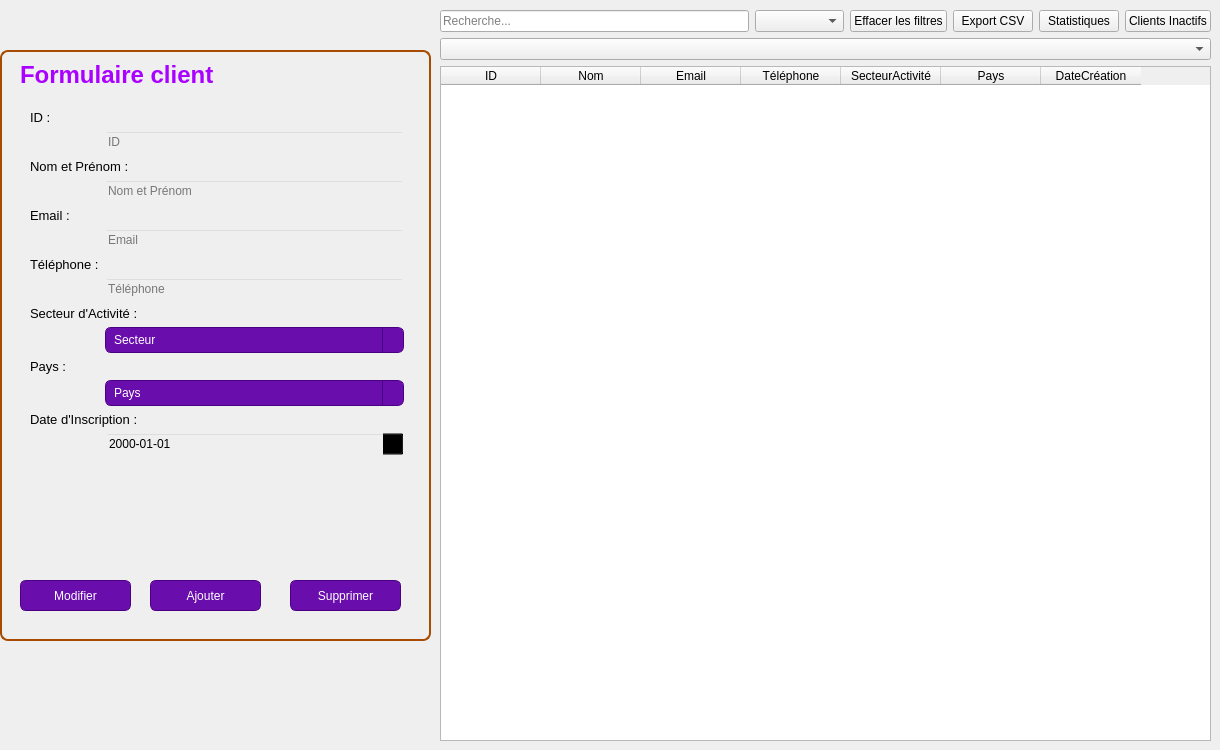
      <widget class="QWidget" name="page_client">
       <widget class="QWidget" name="layoutWidget_2">
        <property name="geometry">
         <rect>
          <x>440</x>
          <y>10</y>
          <width>771</width>
          <height>731</height>
         </rect>
        </property>
        <layout class="QVBoxLayout" name="verticalLayout_5">
         <item>
          <layout class="QHBoxLayout" name="horizontalLayout_4">
           <item>
            <widget class="QLineEdit" name="leSearch_6">
             <property name="styleSheet">
              <string notr="true">QGroupBox {
    border: 2px solid #A64B00;
    border-radius: 8px;
    margin-top: 20px;
    background: qlineargradient(
        x1:0, y1:0, x2:1, y2:1,
        stop:0 white,
        stop:1 #FB8C00
    );
}

QGroupBox::title {
    subcontrol-origin: margin;
    subcontrol-position: top left;
    padding: 4px;
    color: white;
    font-weight: bold;
}

QGroupBox * {
    background: transparent;
    color: black;
}

QGroupBox QPushButton {
    background: #6A0DAD;         /* Mauve */
    color: white;
    border: 1px solid #4B0082;
    border-radius: 6px;
    padding: 5px 10px;
}

QGroupBox QPushButton:hover {
    background: #1B1B3A;         /* Bleu foncé au survol */
}

QGroupBox QComboBox {
    background: #6A0DAD;         /* Mauve */
    color: white;
    border: 1px solid #4B0082;
    border-radius: 6px;
    padding: 4px 8px;
}

QGroupBox QComboBox:hover {
    background: #1B1B3A;         /* Bleu foncé au survol */
}

QGroupBox QComboBox::drop-down {
    subcontrol-origin: padding;
    subcontrol-position: top right;
    width: 20px;
    border-left: 1px solid #4B0082;
    border-top-right-radius: 6px;
    border-bottom-right-radius: 6px;
    background: #6A0DAD;         /* Même mauve que le QComboBox */
}

QGroupBox QComboBox::down-arrow {
    width: 12px;
    height: 12px;
}</string>
             </property>
             <property name="placeholderText">
              <string>Recherche...</string>
             </property>
            </widget>
           </item>
           <item>
            <widget class="QComboBox" name="cbPaysF_6">
             <property name="styleSheet">
              <string notr="true">QGroupBox {
    border: 2px solid #A64B00;
    border-radius: 8px;
    margin-top: 20px;
    background: qlineargradient(
        x1:0, y1:0, x2:1, y2:1,
        stop:0 white,
        stop:1 #FB8C00
    );
}

QGroupBox::title {
    subcontrol-origin: margin;
    subcontrol-position: top left;
    padding: 4px;
    color: white;
    font-weight: bold;
}

QGroupBox * {
    background: transparent;
    color: black;
}

QGroupBox QPushButton {
    background: #6A0DAD;         /* Mauve */
    color: white;
    border: 1px solid #4B0082;
    border-radius: 6px;
    padding: 5px 10px;
}

QGroupBox QPushButton:hover {
    background: #1B1B3A;         /* Bleu foncé au survol */
}

QGroupBox QComboBox {
    background: #6A0DAD;         /* Mauve */
    color: white;
    border: 1px solid #4B0082;
    border-radius: 6px;
    padding: 4px 8px;
}

QGroupBox QComboBox:hover {
    background: #1B1B3A;         /* Bleu foncé au survol */
}

QGroupBox QComboBox::drop-down {
    subcontrol-origin: padding;
    subcontrol-position: top right;
    width: 20px;
    border-left: 1px solid #4B0082;
    border-top-right-radius: 6px;
    border-bottom-right-radius: 6px;
    background: #6A0DAD;         /* Même mauve que le QComboBox */
}

QGroupBox QComboBox::down-arrow {
    width: 12px;
    height: 12px;
}</string>
             </property>
             <property name="iconSize">
              <size>
               <width>16</width>
               <height>21</height>
              </size>
             </property>
             <property name="placeholderText">
              <string>Pays</string>
             </property>
             <item>
              <property name="text">
               <string>Pays</string>
              </property>
             </item>
             <item>
              <property name="text">
               <string>Tunisie</string>
              </property>
             </item>
             <item>
              <property name="text">
               <string>Algérie</string>
              </property>
             </item>
             <item>
              <property name="text">
               <string>France</string>
              </property>
             </item>
             <item>
              <property name="text">
               <string>Italie</string>
              </property>
             </item>
             <item>
              <property name="text">
               <string>Allemagne</string>
              </property>
             </item>
            </widget>
           </item>
           <item>
            <widget class="QPushButton" name="btnClearFilter_6">
             <property name="styleSheet">
              <string notr="true">QGroupBox {
    border: 2px solid #A64B00;
    border-radius: 8px;
    margin-top: 20px;
    background: qlineargradient(
        x1:0, y1:0, x2:1, y2:1,
        stop:0 white,
        stop:1 #FB8C00
    );
}

QGroupBox::title {
    subcontrol-origin: margin;
    subcontrol-position: top left;
    padding: 4px;
    color: white;
    font-weight: bold;
}

QGroupBox * {
    background: transparent;
    color: black;
}

QGroupBox QPushButton {
    background: #6A0DAD;         /* Mauve */
    color: white;
    border: 1px solid #4B0082;
    border-radius: 6px;
    padding: 5px 10px;
}

QGroupBox QPushButton:hover {
    background: #1B1B3A;         /* Bleu foncé au survol */
}

QGroupBox QComboBox {
    background: #6A0DAD;         /* Mauve */
    color: white;
    border: 1px solid #4B0082;
    border-radius: 6px;
    padding: 4px 8px;
}

QGroupBox QComboBox:hover {
    background: #1B1B3A;         /* Bleu foncé au survol */
}

QGroupBox QComboBox::drop-down {
    subcontrol-origin: padding;
    subcontrol-position: top right;
    width: 20px;
    border-left: 1px solid #4B0082;
    border-top-right-radius: 6px;
    border-bottom-right-radius: 6px;
    background: #6A0DAD;         /* Même mauve que le QComboBox */
}

QGroupBox QComboBox::down-arrow {
    width: 12px;
    height: 12px;
}</string>
             </property>
             <property name="text">
              <string>Effacer les filtres</string>
             </property>
            </widget>
           </item>
           <item>
            <widget class="QPushButton" name="pushButton_7">
             <property name="styleSheet">
              <string notr="true">QGroupBox {
    border: 2px solid #A64B00;
    border-radius: 8px;
    margin-top: 20px;
    background: qlineargradient(
        x1:0, y1:0, x2:1, y2:1,
        stop:0 white,
        stop:1 #FB8C00
    );
}

QGroupBox::title {
    subcontrol-origin: margin;
    subcontrol-position: top left;
    padding: 4px;
    color: white;
    font-weight: bold;
}

QGroupBox * {
    background: transparent;
    color: black;
}

QGroupBox QPushButton {
    background: #6A0DAD;         /* Mauve */
    color: white;
    border: 1px solid #4B0082;
    border-radius: 6px;
    padding: 5px 10px;
}

QGroupBox QPushButton:hover {
    background: #1B1B3A;         /* Bleu foncé au survol */
}

QGroupBox QComboBox {
    background: #6A0DAD;         /* Mauve */
    color: white;
    border: 1px solid #4B0082;
    border-radius: 6px;
    padding: 4px 8px;
}

QGroupBox QComboBox:hover {
    background: #1B1B3A;         /* Bleu foncé au survol */
}

QGroupBox QComboBox::drop-down {
    subcontrol-origin: padding;
    subcontrol-position: top right;
    width: 20px;
    border-left: 1px solid #4B0082;
    border-top-right-radius: 6px;
    border-bottom-right-radius: 6px;
    background: #6A0DAD;         /* Même mauve que le QComboBox */
}

QGroupBox QComboBox::down-arrow {
    width: 12px;
    height: 12px;
}</string>
             </property>
             <property name="text">
              <string>Export CSV</string>
             </property>
            </widget>
           </item>
           <item>
            <widget class="QPushButton" name="pushButton_8">
             <property name="styleSheet">
              <string notr="true">QGroupBox {
    border: 2px solid #A64B00;
    border-radius: 8px;
    margin-top: 20px;
    background: qlineargradient(
        x1:0, y1:0, x2:1, y2:1,
        stop:0 white,
        stop:1 #FB8C00
    );
}

QGroupBox::title {
    subcontrol-origin: margin;
    subcontrol-position: top left;
    padding: 4px;
    color: white;
    font-weight: bold;
}

QGroupBox * {
    background: transparent;
    color: black;
}

QGroupBox QPushButton {
    background: #6A0DAD;         /* Mauve */
    color: white;
    border: 1px solid #4B0082;
    border-radius: 6px;
    padding: 5px 10px;
}

QGroupBox QPushButton:hover {
    background: #1B1B3A;         /* Bleu foncé au survol */
}

QGroupBox QComboBox {
    background: #6A0DAD;         /* Mauve */
    color: white;
    border: 1px solid #4B0082;
    border-radius: 6px;
    padding: 4px 8px;
}

QGroupBox QComboBox:hover {
    background: #1B1B3A;         /* Bleu foncé au survol */
}

QGroupBox QComboBox::drop-down {
    subcontrol-origin: padding;
    subcontrol-position: top right;
    width: 20px;
    border-left: 1px solid #4B0082;
    border-top-right-radius: 6px;
    border-bottom-right-radius: 6px;
    background: #6A0DAD;         /* Même mauve que le QComboBox */
}

QGroupBox QComboBox::down-arrow {
    width: 12px;
    height: 12px;
}</string>
             </property>
             <property name="text">
              <string>Statistiques</string>
             </property>
            </widget>
           </item>
           <item>
            <widget class="QPushButton" name="pushButton_6">
             <property name="styleSheet">
              <string notr="true">QGroupBox {
    border: 2px solid #A64B00;
    border-radius: 8px;
    margin-top: 20px;
    background: qlineargradient(
        x1:0, y1:0, x2:1, y2:1,
        stop:0 white,
        stop:1 #FB8C00
    );
}

QGroupBox::title {
    subcontrol-origin: margin;
    subcontrol-position: top left;
    padding: 4px;
    color: white;
    font-weight: bold;
}

QGroupBox * {
    background: transparent;
    color: black;
}

QGroupBox QPushButton {
    background: #6A0DAD;         /* Mauve */
    color: white;
    border: 1px solid #4B0082;
    border-radius: 6px;
    padding: 5px 10px;
}

QGroupBox QPushButton:hover {
    background: #1B1B3A;         /* Bleu foncé au survol */
}

QGroupBox QComboBox {
    background: #6A0DAD;         /* Mauve */
    color: white;
    border: 1px solid #4B0082;
    border-radius: 6px;
    padding: 4px 8px;
}

QGroupBox QComboBox:hover {
    background: #1B1B3A;         /* Bleu foncé au survol */
}

QGroupBox QComboBox::drop-down {
    subcontrol-origin: padding;
    subcontrol-position: top right;
    width: 20px;
    border-left: 1px solid #4B0082;
    border-top-right-radius: 6px;
    border-bottom-right-radius: 6px;
    background: #6A0DAD;         /* Même mauve que le QComboBox */
}

QGroupBox QComboBox::down-arrow {
    width: 12px;
    height: 12px;
}</string>
             </property>
             <property name="text">
              <string>Clients Inactifs</string>
             </property>
            </widget>
           </item>
          </layout>
         </item>
         <item>
          <widget class="QComboBox" name="cbSecteurF_6">
           <property name="minimumSize">
            <size>
             <width>174</width>
             <height>22</height>
            </size>
           </property>
           <property name="styleSheet">
            <string notr="true">QGroupBox {
    border: 2px solid #A64B00;
    border-radius: 8px;
    margin-top: 20px;
    background: qlineargradient(
        x1:0, y1:0, x2:1, y2:1,
        stop:0 white,
        stop:1 #FB8C00
    );
}

QGroupBox::title {
    subcontrol-origin: margin;
    subcontrol-position: top left;
    padding: 4px;
    color: white;
    font-weight: bold;
}

QGroupBox * {
    background: transparent;
    color: black;
}

QGroupBox QPushButton {
    background: #6A0DAD;         /* Mauve */
    color: white;
    border: 1px solid #4B0082;
    border-radius: 6px;
    padding: 5px 10px;
}

QGroupBox QPushButton:hover {
    background: #1B1B3A;         /* Bleu foncé au survol */
}

QGroupBox QComboBox {
    background: #6A0DAD;         /* Mauve */
    color: white;
    border: 1px solid #4B0082;
    border-radius: 6px;
    padding: 4px 8px;
}

QGroupBox QComboBox:hover {
    background: #1B1B3A;         /* Bleu foncé au survol */
}

QGroupBox QComboBox::drop-down {
    subcontrol-origin: padding;
    subcontrol-position: top right;
    width: 20px;
    border-left: 1px solid #4B0082;
    border-top-right-radius: 6px;
    border-bottom-right-radius: 6px;
    background: #6A0DAD;         /* Même mauve que le QComboBox */
}

QGroupBox QComboBox::down-arrow {
    width: 12px;
    height: 12px;
}</string>
           </property>
           <property name="iconSize">
            <size>
             <width>8</width>
             <height>21</height>
            </size>
           </property>
           <property name="placeholderText">
            <string>Secteur</string>
           </property>
           <item>
            <property name="text">
             <string>Secteur</string>
            </property>
           </item>
           <item>
            <property name="text">
             <string>Design et Multimédia</string>
            </property>
           </item>
           <item>
            <property name="text">
             <string>Développement Web</string>
            </property>
           </item>
           <item>
            <property name="text">
             <string>Marketing et Communication digitale</string>
            </property>
           </item>
           <item>
            <property name="text">
             <string>Production Vidéo</string>
            </property>
           </item>
           <item>
            <property name="text">
             <string>Édition et Contenu écrit</string>
            </property>
           </item>
          </widget>
         </item>
         <item>
          <widget class="QTableWidget" name="tableClients_6">
           <property name="styleSheet">
            <string notr="true">QGroupBox {
    border: 2px solid #A64B00;
    border-radius: 8px;
    margin-top: 20px;
    background: qlineargradient(
        x1:0, y1:0, x2:1, y2:1,
        stop:0 white,
        stop:1 #FB8C00
    );
}

QGroupBox::title {
    subcontrol-origin: margin;
    subcontrol-position: top left;
    padding: 4px;
    color: white;
    font-weight: bold;
}

QGroupBox * {
    background: transparent;
    color: black;
}

QGroupBox QPushButton {
    background: #6A0DAD;         /* Mauve */
    color: white;
    border: 1px solid #4B0082;
    border-radius: 6px;
    padding: 5px 10px;
}

QGroupBox QPushButton:hover {
    background: #1B1B3A;         /* Bleu foncé au survol */
}

QGroupBox QComboBox {
    background: #6A0DAD;         /* Mauve */
    color: white;
    border: 1px solid #4B0082;
    border-radius: 6px;
    padding: 4px 8px;
}

QGroupBox QComboBox:hover {
    background: #1B1B3A;         /* Bleu foncé au survol */
}

QGroupBox QComboBox::drop-down {
    subcontrol-origin: padding;
    subcontrol-position: top right;
    width: 20px;
    border-left: 1px solid #4B0082;
    border-top-right-radius: 6px;
    border-bottom-right-radius: 6px;
    background: #6A0DAD;         /* Même mauve que le QComboBox */
}

QGroupBox QComboBox::down-arrow {
    width: 12px;
    height: 12px;
}</string>
           </property>
           <property name="columnCount">
            <number>7</number>
           </property>
           <column>
            <property name="text">
             <string>ID</string>
            </property>
           </column>
           <column>
            <property name="text">
             <string>Nom</string>
            </property>
           </column>
           <column>
            <property name="text">
             <string>Email</string>
            </property>
           </column>
           <column>
            <property name="text">
             <string>Téléphone</string>
            </property>
           </column>
           <column>
            <property name="text">
             <string>SecteurActivité</string>
            </property>
           </column>
           <column>
            <property name="text">
             <string>Pays</string>
            </property>
           </column>
           <column>
            <property name="text">
             <string>DateCréation</string>
            </property>
           </column>
          </widget>
         </item>
        </layout>
       </widget>
       <widget class="QGroupBox" name="groupBox_2">
        <property name="geometry">
         <rect>
          <x>0</x>
          <y>30</y>
          <width>431</width>
          <height>611</height>
         </rect>
        </property>
        <property name="styleSheet">
         <string notr="true">QGroupBox {
    border: 2px solid #A64B00;
    border-radius: 8px;
    margin-top: 20px;
    background: qlineargradient(
        x1:0, y1:0, x2:1, y2:1,
        stop:0 white,
        stop:1 #FB8C00
    );
}

QGroupBox::title {
    subcontrol-origin: margin;
    subcontrol-position: top left;
    padding: 4px;
    color: white;
    font-weight: bold;
}

QGroupBox * {
    background: transparent;
    color: black;
}

QGroupBox QPushButton {
    background: #6A0DAD;         /* Mauve */
    color: white;
    border: 1px solid #4B0082;
    border-radius: 6px;
    padding: 5px 10px;
}

QGroupBox QPushButton:hover {
    background: #1B1B3A;         /* Bleu foncé au survol */
}

QGroupBox QComboBox {
    background: #6A0DAD;         /* Mauve */
    color: white;
    border: 1px solid #4B0082;
    border-radius: 6px;
    padding: 4px 8px;
}

QGroupBox QComboBox:hover {
    background: #1B1B3A;         /* Bleu foncé au survol */
}

QGroupBox QComboBox::drop-down {
    subcontrol-origin: padding;
    subcontrol-position: top right;
    width: 20px;
    border-left: 1px solid #4B0082;
    border-top-right-radius: 6px;
    border-bottom-right-radius: 6px;
    background: #6A0DAD;         /* Même mauve que le QComboBox */
}

QGroupBox QComboBox::down-arrow {
    width: 12px;
    height: 12px;
}</string>
        </property>
        <property name="title">
         <string/>
        </property>
        <widget class="QWidget" name="layoutWidget">
         <property name="geometry">
          <rect>
           <x>30</x>
           <y>80</y>
           <width>374</width>
           <height>455</height>
          </rect>
         </property>
         <layout class="QFormLayout" name="formLayout_4">
          <item row="0" column="0">
           <widget class="QLabel" name="label_54">
            <property name="font">
             <font>
              <pointsize>10</pointsize>
             </font>
            </property>
            <property name="focusPolicy">
             <enum>Qt::FocusPolicy::TabFocus</enum>
            </property>
            <property name="frameShape">
             <enum>QFrame::Shape::NoFrame</enum>
            </property>
            <property name="text">
             <string>ID :</string>
            </property>
           </widget>
          </item>
          <item row="3" column="0" colspan="2">
           <widget class="QLabel" name="label_55">
            <property name="font">
             <font>
              <pointsize>10</pointsize>
             </font>
            </property>
            <property name="text">
             <string>Nom et Prénom :</string>
            </property>
           </widget>
          </item>
          <item row="5" column="0">
           <widget class="QLabel" name="label_56">
            <property name="font">
             <font>
              <pointsize>10</pointsize>
             </font>
            </property>
            <property name="text">
             <string>Email :</string>
            </property>
           </widget>
          </item>
          <item row="6" column="1">
           <widget class="QLineEdit" name="leEmail_6">
            <property name="placeholderText">
             <string>Email</string>
            </property>
           </widget>
          </item>
          <item row="7" column="0">
           <widget class="QLabel" name="label_57">
            <property name="font">
             <font>
              <pointsize>10</pointsize>
             </font>
            </property>
            <property name="text">
             <string>Téléphone :</string>
            </property>
           </widget>
          </item>
          <item row="8" column="1">
           <widget class="QLineEdit" name="leTel_6">
            <property name="placeholderText">
             <string>Téléphone</string>
            </property>
           </widget>
          </item>
          <item row="9" column="0" colspan="2">
           <widget class="QLabel" name="label_58">
            <property name="font">
             <font>
              <pointsize>10</pointsize>
             </font>
            </property>
            <property name="text">
             <string>Secteur d'Activité :</string>
            </property>
           </widget>
          </item>
          <item row="10" column="1">
           <widget class="QComboBox" name="cbSecteur_6">
            <property name="iconSize">
             <size>
              <width>130</width>
              <height>20</height>
             </size>
            </property>
            <property name="placeholderText">
             <string>Secteur</string>
            </property>
            <item>
             <property name="text">
              <string>Secteur...</string>
             </property>
            </item>
            <item>
             <property name="text">
              <string>Design et Multimédia</string>
             </property>
            </item>
            <item>
             <property name="text">
              <string>Développement Web</string>
             </property>
            </item>
            <item>
             <property name="text">
              <string>Marketing et Communication digital</string>
             </property>
            </item>
            <item>
             <property name="text">
              <string>Production Vidéo</string>
             </property>
            </item>
            <item>
             <property name="text">
              <string>Édition &amp; Contenu écrit</string>
             </property>
            </item>
           </widget>
          </item>
          <item row="11" column="0">
           <widget class="QLabel" name="label_59">
            <property name="font">
             <font>
              <pointsize>10</pointsize>
             </font>
            </property>
            <property name="text">
             <string>Pays :</string>
            </property>
           </widget>
          </item>
          <item row="12" column="1">
           <widget class="QComboBox" name="cbPays_6">
            <property name="placeholderText">
             <string>Pays</string>
            </property>
            <item>
             <property name="text">
              <string>Pays...</string>
             </property>
            </item>
            <item>
             <property name="text">
              <string>Tunisie</string>
             </property>
            </item>
            <item>
             <property name="text">
              <string>Algérie</string>
             </property>
            </item>
            <item>
             <property name="text">
              <string>France</string>
             </property>
            </item>
            <item>
             <property name="text">
              <string>Italie</string>
             </property>
            </item>
            <item>
             <property name="text">
              <string>Allemagne </string>
             </property>
            </item>
           </widget>
          </item>
          <item row="13" column="0" colspan="2">
           <widget class="QLabel" name="label_60">
            <property name="font">
             <font>
              <pointsize>10</pointsize>
             </font>
            </property>
            <property name="text">
             <string>Date d'Inscription :</string>
            </property>
           </widget>
          </item>
          <item row="14" column="1">
           <widget class="QDateEdit" name="deDate_6">
            <property name="displayFormat">
             <string>yyyy-MM-dd</string>
            </property>
            <property name="calendarPopup">
             <bool>true</bool>
            </property>
           </widget>
          </item>
          <item row="4" column="1">
           <widget class="QLineEdit" name="leNom_6">
            <property name="text">
             <string/>
            </property>
            <property name="placeholderText">
             <string>Nom et Prénom</string>
            </property>
           </widget>
          </item>
          <item row="1" column="1">
           <widget class="QLineEdit" name="leId_6">
            <property name="placeholderText">
             <string>ID</string>
            </property>
           </widget>
          </item>
         </layout>
        </widget>
        <widget class="QLabel" name="label_61">
         <property name="geometry">
          <rect>
           <x>20</x>
           <y>20</y>
           <width>251</width>
           <height>51</height>
          </rect>
         </property>
         <property name="font">
          <font>
           <pointsize>18</pointsize>
           <underline>true</underline>
          </font>
         </property>
         <property name="layoutDirection">
          <enum>Qt::LayoutDirection::RightToLeft</enum>
         </property>
         <property name="autoFillBackground">
          <bool>false</bool>
         </property>
         <property name="styleSheet">
          <string notr="true">selection-background-color: rgb(255, 170, 0);</string>
         </property>
         <property name="text">
          <string>&lt;html&gt;&lt;head/&gt;&lt;body&gt;&lt;p&gt;&lt;span style=&quot; font-weight:700; text-decoration:none; color:#aa00ff;&quot;&gt;Formulaire client&lt;/span&gt;&lt;/p&gt;&lt;/body&gt;&lt;/html&gt;</string>
         </property>
        </widget>
        <widget class="QPushButton" name="btnSupprimer_3">
         <property name="geometry">
          <rect>
           <x>290</x>
           <y>550</y>
           <width>111</width>
           <height>31</height>
          </rect>
         </property>
         <property name="text">
          <string>Supprimer</string>
         </property>
        </widget>
        <widget class="QPushButton" name="btnModifier_3">
         <property name="geometry">
          <rect>
           <x>20</x>
           <y>550</y>
           <width>111</width>
           <height>31</height>
          </rect>
         </property>
         <property name="text">
          <string>Modifier</string>
         </property>
        </widget>
        <widget class="QPushButton" name="btnAjouter_3">
         <property name="geometry">
          <rect>
           <x>150</x>
           <y>550</y>
           <width>111</width>
           <height>31</height>
          </rect>
         </property>
         <property name="text">
          <string>Ajouter</string>
         </property>
        </widget>
       </widget>
      </widget>
